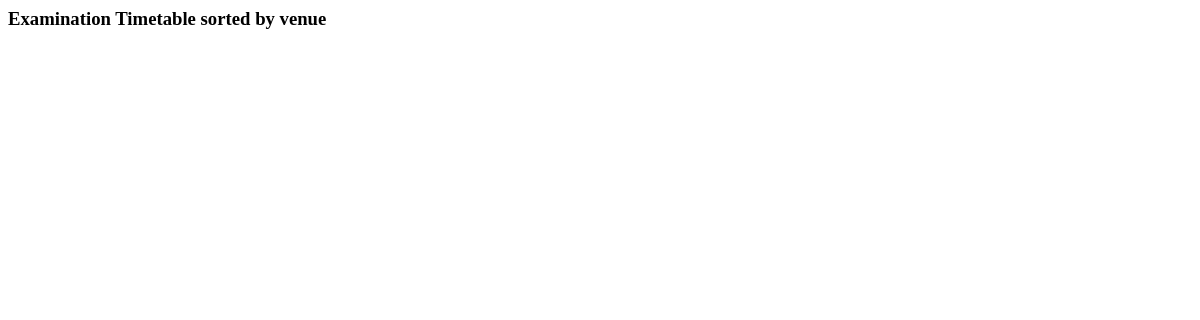
/, run on an earlier commit of the app's database.
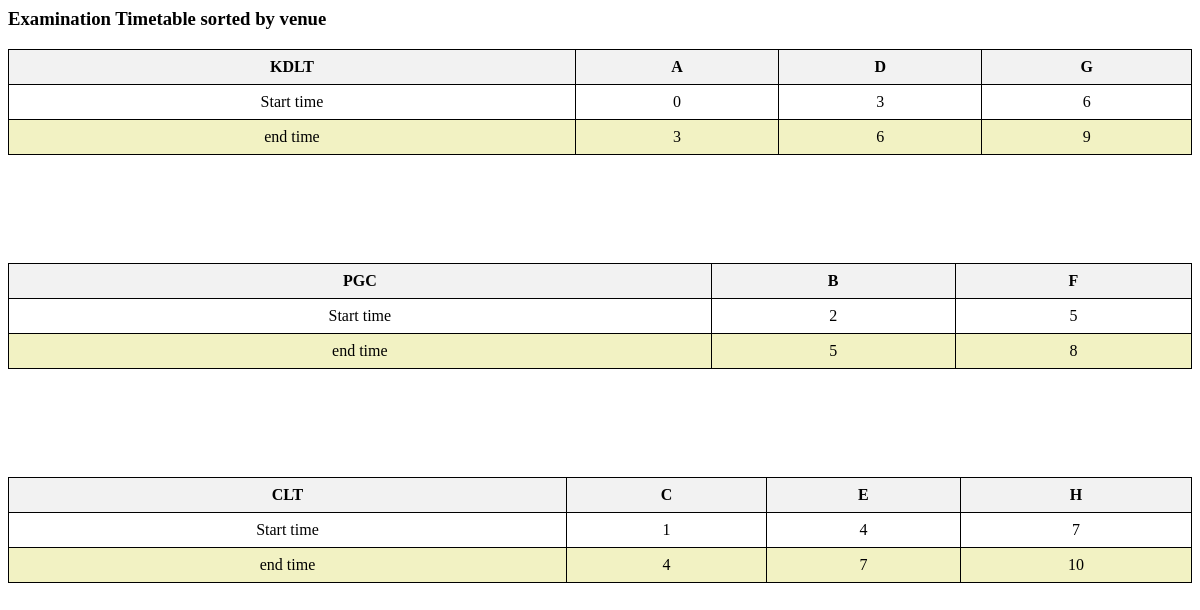
And on a later commit of the database.
### schedule/models.py (models this page shows, shortened)
class Venue(models.Model):
    name = models.CharField(max_length=100)
    capacity = models.PositiveSmallIntegerField(default=1)
    def __str__(self):
        return f"{self.name}"

class Column(models.Model):
    course_code = models.OneToOneField(CourseCode, on_delete=models.CASCADE, related_name="column")
    time_slot = models.ForeignKey(TimeSlot, on_delete=models.CASCADE, related_name="column")
    venue = models.ForeignKey(Venue, null=True, blank=True, on_delete=models.CASCADE, related_name="column")
    def __str__(self):
        return f"{self.course_code}, {self.time_slot}, {self.venue}"

class CourseCode(models.Model):
    title = models.CharField(max_length=100)
    code = models.CharField(max_length=10)
    student_population = models.PositiveSmallIntegerField(default=1)
    def __str__(self):
        return f"{self.code}"

class TimeSlot(models.Model):
    HOURS = (
        zip(range(0,24), range(0,24))
    )
    HOURS2 = (
        zip(range(0,24), range(0,24))
    )
    MINUTES = (zip(range(0,60), range(0,60)))
    MINUTES2 = (zip(range(0,60), range(0,60)))
    start_hour = models.PositiveSmallIntegerField(choices=HOURS, default=0)
    start_minute = models.PositiveSmallIntegerField(choices=MINUTES, default=0)
    end_hour = models.PositiveSmallIntegerField(choices=HOURS2, default=0)
    end_minute = models.PositiveSmallIntegerField(choices=MINUTES2, default=0)
    @property
    def start_time(self):
        return f"{self.start_hour:02d}:{self.start_minute:02d}"
    @property
    def end_time(self):
        return f"{self.end_hour:02d}:{self.end_minute:02d}"
    def __str__(self):
        return f"{self.start_time} - {self.end_time}"

### schedule/views.py (the view)
# urls.py: path('', testing, name='testing'),
def testing(request):
    s = Schedule()
    columns = Column.objects.select_related("time_slot", "venue").all()
    venues_sorted_columns = []
    venues = []
    for column in columns:
        if column.venue not in venues:
            venues.append(column.venue)
            venues_sorted_columns.append([column])
        else:
            index = venues.index(column.venue)
            venues_sorted_columns[index].append(column)
    print(venues_sorted_columns)
    for column in venues_sorted_columns:
        print(column)
        print()
    """
    add the s.sort_activites function to the stuff
    """
    day = Day.objects.first()
    cells = Cell.objects.all()
    print(day)
    vet = []
    for v in venues_sorted_columns:
        for a in v:
            vet.append(a)
    print(vet)
    for cell in cells:
        if cell.row.day == day and cell.column in vet:
            print(cell)
            cell.value = 1
            cell.save()
    venues_sorted_columns = zip(venues, venues_sorted_columns)
    context = {
            "venues": venues,
            "venues_sorted_columns": venues_sorted_columns ,
        }
    return render(request, 'schedule/testing.html', context)

### schedule/models.py (called while the page is built)
    def __str__(self):
        return f"{self.day}"

### schedule/templates/schedule/testing.html (shortened to what this page needs)
<h3>Examination Timetable sorted by venue</h3>
  {% for venue,activity in venues_sorted_columns %}
  <table>
    <tr>
      <th>{{venue}}</th>
        {% for column in activity %}
          <th>{{column.course_code}}</th>
        {% endfor %}
    </tr>
        <tr>
          <td>Start time</td>
        {% for column in activity %}
        <td> {{column.time_slot.start_hour}}
      </td>
        {% endfor %}
        </tr>
        <td>end time</td>
        {% for column in activity %}
        <td> {{column.time_slot.end_hour}}
      </td>
        {% endfor %}
  </table>
    {% endfor %}

### schedule/templates/schedule/testing.html (style rules this page uses)
table { border-collapse: collapse; width: 100%; overflow-x: scroll; }
th, td { border: 1px solid black; padding: 8px; text-align: center; }
th { background-color: #f2f2f2; }
tr:nth-child(odd) { background-color: #f2f2c3; }

What changed in the data, as far as the page shows it:
added Venue: name "KDLT"
added Column: course_code "A", time_slot.start_hour "0", time_slot.end_hour "3"
added Column: course_code "D", time_slot.start_hour "3", time_slot.end_hour "6"
added Column: course_code "G", time_slot.start_hour "6", time_slot.end_hour "9"
added Venue: name "PGC"
added Column: course_code "B", time_slot.start_hour "2", time_slot.end_hour "5"
added Column: course_code "F", time_slot.start_hour "5", time_slot.end_hour "8"
added Venue: name "CLT"
added Column: course_code "C", time_slot.start_hour "1", time_slot.end_hour "4"
added Column: course_code "E", time_slot.start_hour "4", time_slot.end_hour "7"
added Column: course_code "H", time_slot.start_hour "7", time_slot.end_hour "10"
